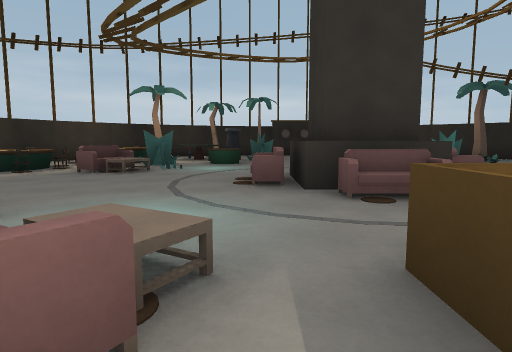
view 1 (above)

16 first-person views from a walk through a level from a Godot 3-D game. The camera is 1.2 m above the floor, tilts 6° down and sees 75° across. The floor is counted in squares, 2 m on a side. Each view is taken from the middle of a square. On the plan, view 1 faces up. The plan holds only what a view shows up to about 10 squares ahead; the rest is blank. Some surface patterns are stand-ins.

view 2
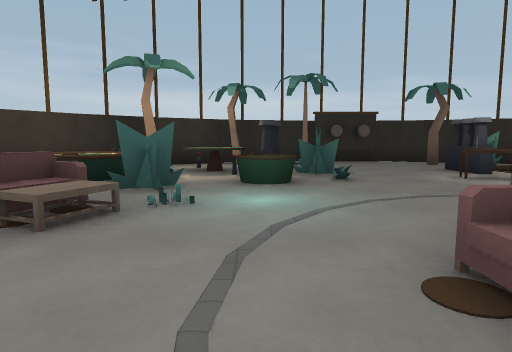

view 3
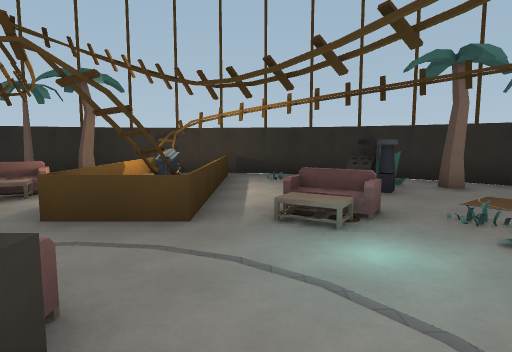

view 4
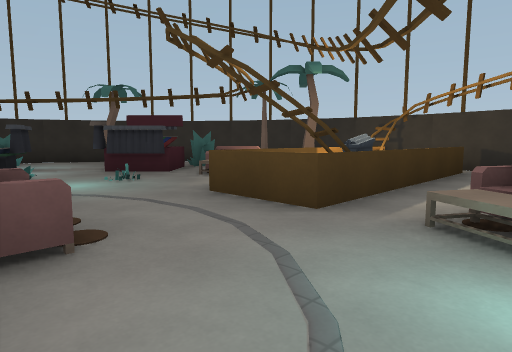

view 5
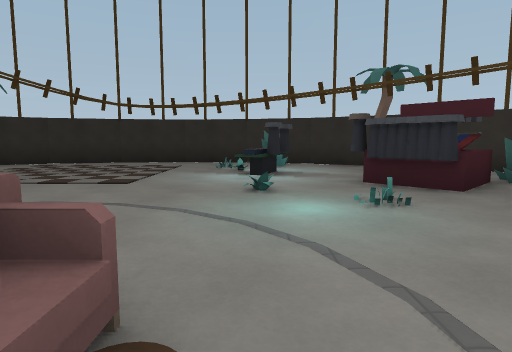

view 6
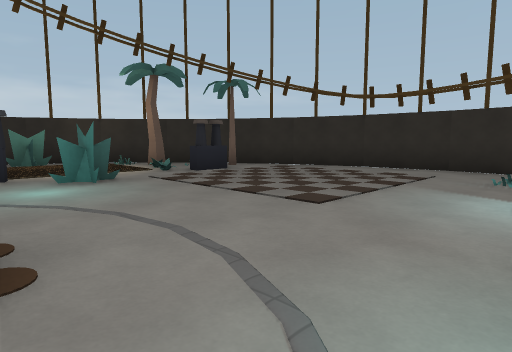

view 7
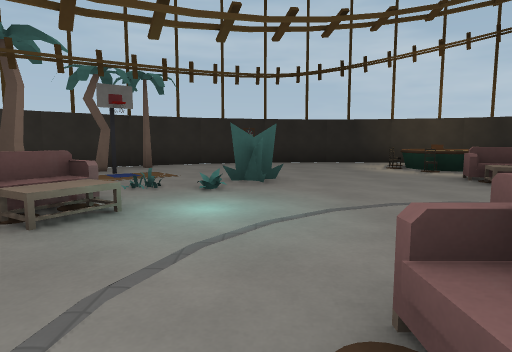

view 8
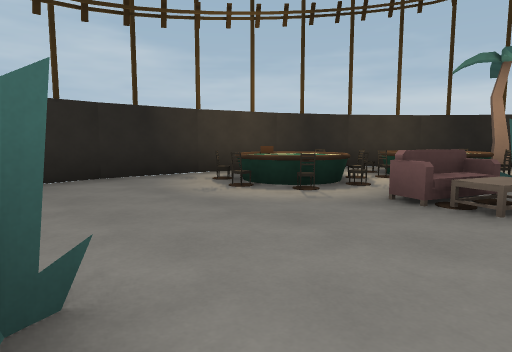

view 9
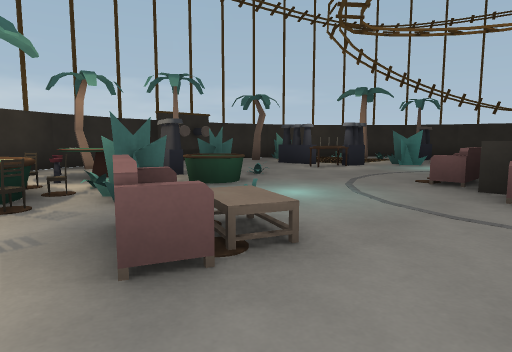

view 10
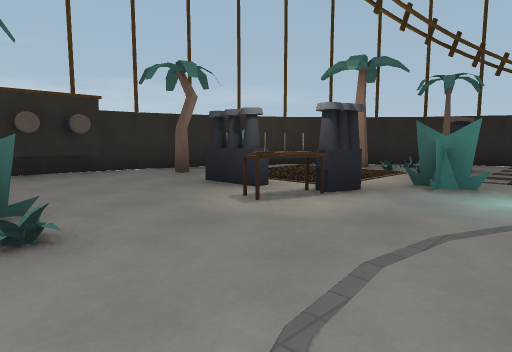

view 11
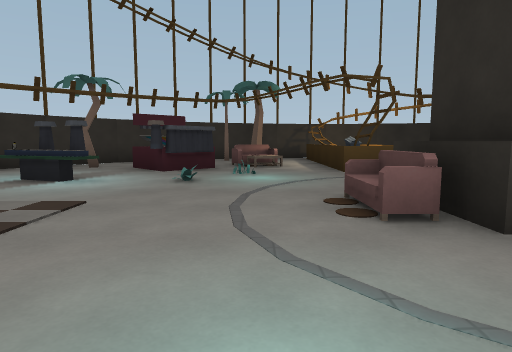

view 12
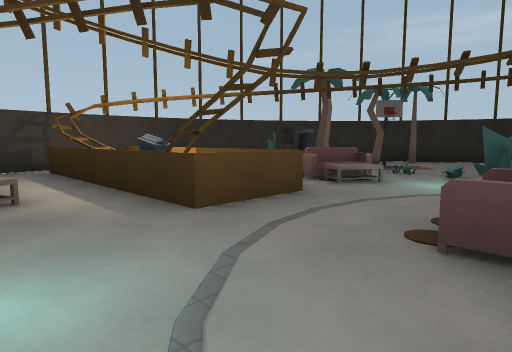

view 13
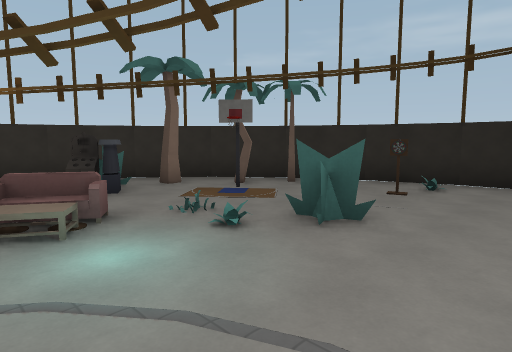

view 14
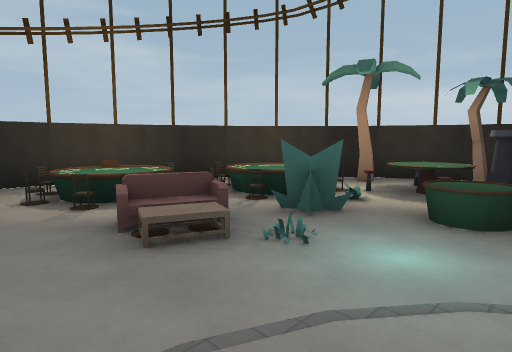

view 15
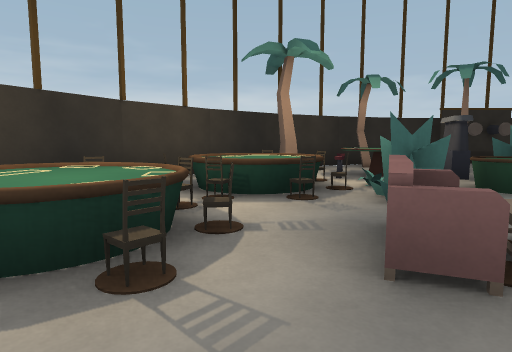

view 16
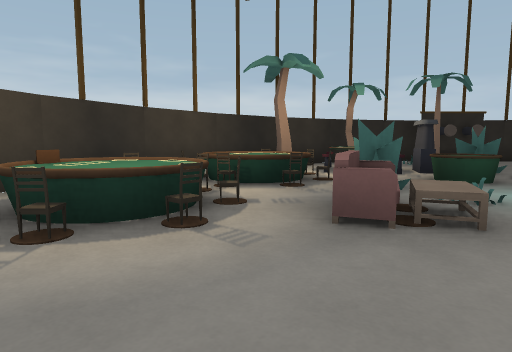

### Floor plan
Key: @ floor where view 1 was taken; # wall or solid block; x gap in a wall; . main floor; : floor 0.25 m higher than the main floor; / step, stairs or slope; = window, fence, low wall or low ledge; ^ raised ledge; T palm tree; P plant; A table; S sofa; W tower; M machine; C car; O other object.
Columns run from 8 left of view 1 to 11 right of it. Each row starts with its distance up from view 1.
 14      ##########
 13     ##TT OO..P##
 12    ##T= T..T...##
 11   ##O ^^...x...T#
 10   #^^O.xP..#...  ##
  9  ##O^O.A...^#..OOT#
  8 ##OOO.P......P....##
  7 #.O^OS....S........#
  6 #..O....SWW........#
  5 #......./WWS.......#
  4 #........WW........#
  3 #....P.......:.^^P.#
  2 ##....//..../.....#
  1  #.T.../S==..#O...#
  0  ##T#.. @=#.S.#.T##
 -1   ###xM .#C.#.P..#
 -2    ##.P..=#..T.##
 -3     ##...==.T###
 -4       ########

Where each view was taken, in squares from view 1:
view 1: 0 up, 0 right, facing up
view 2: 4 up, 1 left, facing up
view 3: 5 up, 0 right, facing down
view 4: 4 up, 1 left, facing down-right
view 5: 3 up, 1 right, facing right
view 6: 3 up, 3 right, facing up-right
view 7: 3 up, 2 right, facing left
view 8: 3 up, 2 left, facing up-left
view 9: 5 up, 4 left, facing up-right
view 10: 7 up, 0 right, facing up-right
view 11: 8 up, 4 right, facing down
view 12: 4 up, 4 right, facing down-left
view 13: 5 up, 0 right, facing down-left
view 14: 5 up, 0 right, facing up-left
view 15: 5 up, 4 left, facing up
view 16: 4 up, 4 left, facing up
